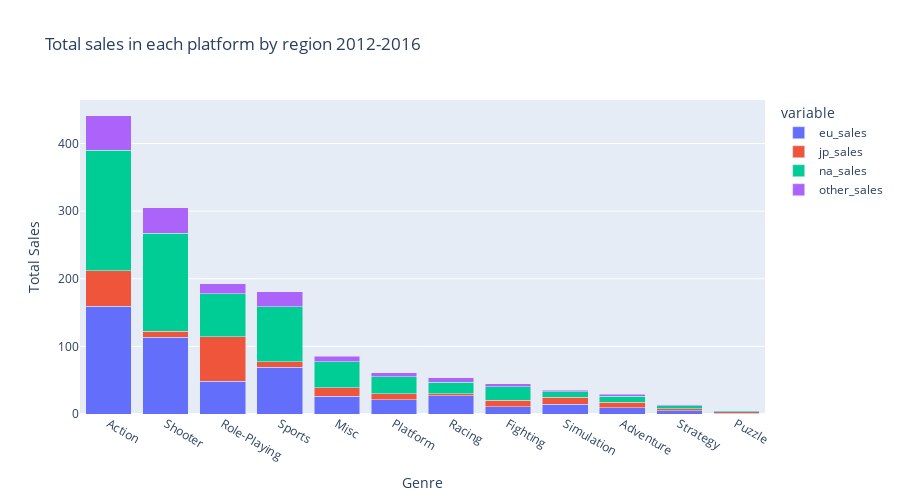

The notebook cell saved with this chart:
### Code cell
#Barplot total sale in each platform by region
fig = px.bar(genre_comp, x="genre", y=['eu_sales','jp_sales', 'na_sales','other_sales'], barmode='group',
             title='Total sales in each platform by region 2012-2016',
            labels=dict(value='Total Sales', genre='Genre'),
             height=500)

fig.update_layout(barmode='stack')
fig.show()

### Figure 1 — Plotly figure (JSON) as saved in the notebook; plotly's stock layout.template omitted (floating-point values rounded to 4 significant figures)
{"data": [{"alignmentgroup": "True", "hovertemplate": "variable=eu_sales<br>Genre=%{x}<br>Total Sales=%{y}<extra></extra>", "legendgroup": "eu_sales", "marker": {"color": "#636efa", "pattern": {"shape": ""}}, "name": "eu_sales", "offsetgroup": "eu_sales", "orientation": "v", "showlegend": true, "textposition": "auto", "type": "bar", "x": ["Action", "Shooter", "Role-Playing", "Sports", "Misc", "Platform", "Racing", "Fighting", "Simulation", "Adventure", "Strategy", "Puzzle"], "xaxis": "x", "y": [159.3, 113.5, 48.53, 69.09, 26.32, 21.41, 27.29, 10.79, 14.55, 9.46, 5.17, 1.4], "yaxis": "y"}, {"alignmentgroup": "True", "hovertemplate": "variable=jp_sales<br>Genre=%{x}<br>Total Sales=%{y}<extra></extra>", "legendgroup": "jp_sales", "marker": {"color": "#EF553B", "pattern": {"shape": ""}}, "name": "jp_sales", "offsetgroup": "jp_sales", "orientation": "v", "showlegend": true, "textposition": "auto", "type": "bar", "x": ["Action", "Shooter", "Role-Playing", "Sports", "Misc", "Platform", "Racing", "Fighting", "Simulation", "Adventure", "Strategy", "Puzzle"], "xaxis": "x", "y": [52.8, 9.23, 65.44, 8.01, 12.86, 8.63, 2.5, 9.44, 10.41, 8.24, 2.88, 2.14], "yaxis": "y"}, {"alignmentgroup": "True", "hovertemplate": "variable=na_sales<br>Genre=%{x}<br>Total Sales=%{y}<extra></extra>", "legendgroup": "na_sales", "marker": {"color": "#00cc96", "pattern": {"shape": ""}}, "name": "na_sales", "offsetgroup": "na_sales", "orientation": "v", "showlegend": true, "textposition": "auto", "type": "bar", "x": ["Action", "Shooter", "Role-Playing", "Sports", "Misc", "Platform", "Racing", "Fighting", "Simulation", "Adventure", "Strategy", "Puzzle"], "xaxis": "x", "y": [177.8, 144.8, 64, 81.53, 38.19, 25.38, 17.22, 19.79, 7.97, 8.92, 4.23, 1.13], "yaxis": "y"}, {"alignmentgroup": "True", "hovertemplate": "variable=other_sales<br>Genre=%{x}<br>Total Sales=%{y}<extra></extra>", "legendgroup": "other_sales", "marker": {"color": "#ab63fa", "pattern": {"shape": ""}}, "name": "other_sales", "offsetgroup": "other_sales", "orientation": "v", "showlegend": true, "textposition": "auto", "type": "bar", "x": ["Action", "Shooter", "Role-Playing", "Sports", "Misc", "Platform", "Racing", "Fighting", "Simulation", "Adventure", "Strategy", "Puzzle"], "xaxis": "x", "y": [51.14, 37.26, 14.83, 22.44, 7.67, 5.58, 6.49, 4.47, 2.19, 2.81, 1.06, 0.22], "yaxis": "y"}], "layout": {"barmode": "stack", "height": 500, "legend": {"title": {"text": "variable"}, "tracegroupgap": 0}, "title": {"text": "Total sales in each platform by region 2012-2016"}, "xaxis": {"anchor": "y", "domain": [0, 1], "title": {"text": "Genre"}}, "yaxis": {"anchor": "x", "domain": [0, 1], "title": {"text": "Total Sales"}}}}
